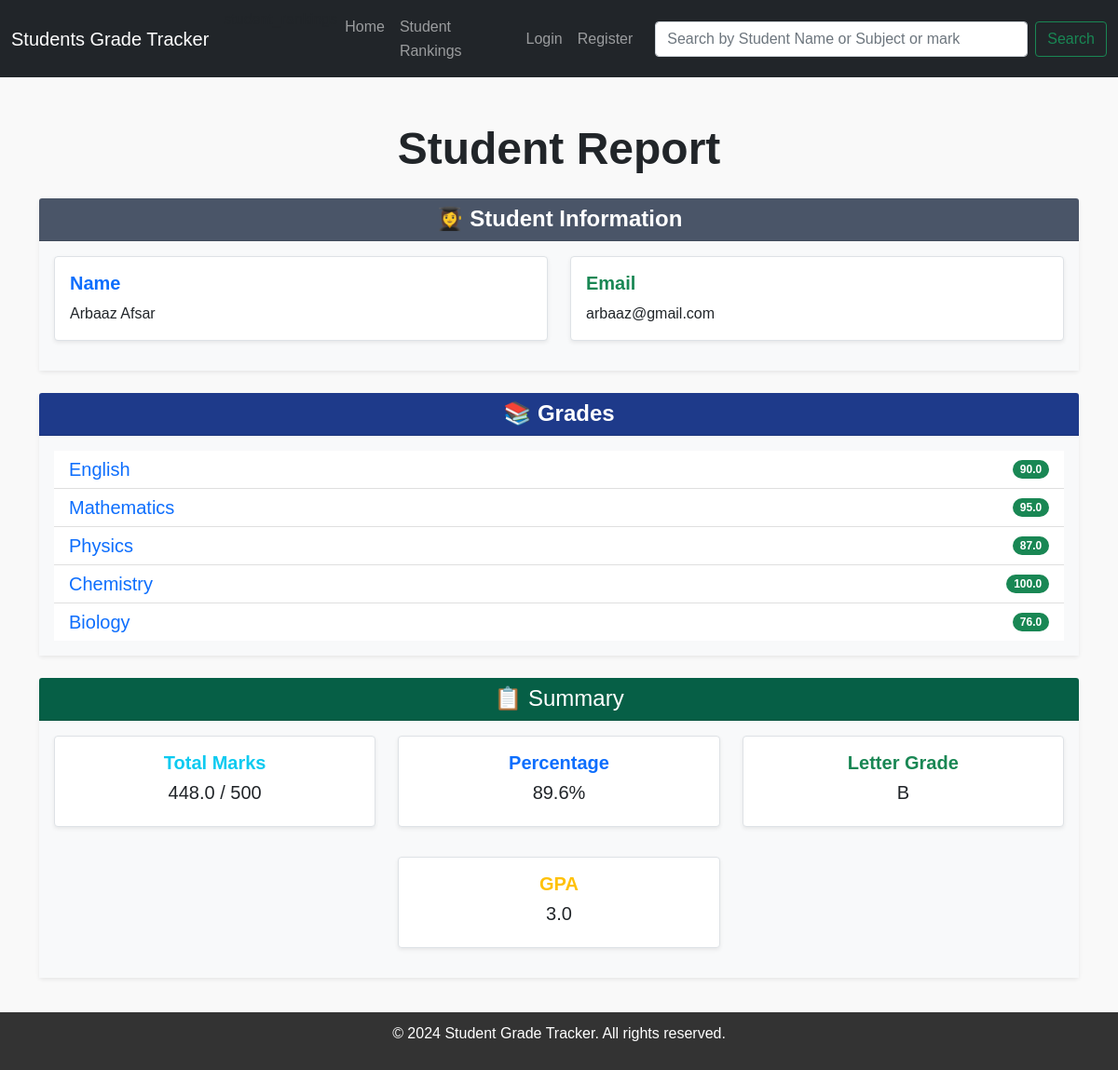
The page /student/2/ on the database its author committed.
### grades/models.py (models this page shows, shortened)
class Student(models.Model):
    user = models.OneToOneField(User, on_delete=models.CASCADE, related_name='grades_student', blank=True,null= True)
    name = models.CharField(max_length=100)
    email = models.EmailField(unique=True)

class Grade(models.Model):
    student = models.ForeignKey(Student, on_delete=models.CASCADE, related_name='grades')
    subject = models.ForeignKey(Subject, on_delete=models.CASCADE)
    grade = models.FloatField()
    class Meta:
        unique_together = ('student', 'subject')

class Subject(models.Model):
    name = models.CharField(max_length=100)

### grades/views.py (the view)
# urls.py: path('student/<int:student_id>/', views.student_report, name='student_report'),
def student_report(request, student_id):
    student = get_object_or_404(Student, id=student_id)
    grades = Grade.objects.filter(student=student)
    total_grades = round(sum(grade.grade for grade in grades), 2)
    total_possible_marks = len(grades) * 100
    average_grade = total_grades / len(grades) if grades else 0
    percentage = (total_grades / total_possible_marks) * 100 if total_possible_marks > 0 else 0
    if average_grade >= 90:
        letter_grade = 'A'
    elif average_grade >= 80:
        letter_grade = 'B'
    elif average_grade >= 70:
        letter_grade = 'C'
    elif average_grade >= 60:
        letter_grade = 'D'
    else:
        letter_grade = 'F'
    if average_grade >= 90:
        gpa = 4.0
    elif average_grade >= 80:
        gpa = 3.0
    elif average_grade >= 70:
        gpa = 2.0
    elif average_grade >= 60:
        gpa = 1.0
    else:
        gpa = 0.0
    return render(request, 'student_report.html', {
        'student': student,
        'grades': grades,
        'total_grades': total_grades,
        'total_possible_marks': total_possible_marks,
        'average': average_grade,
        'percentage': round(percentage, 2),
        'letter_grade': letter_grade,
        'gpa': gpa
    })

### grades/templates/student_report.html (shortened to what this page needs)
{% extends 'base.html' %}
{% block content %}
<div class="container my-5">
    <div class="text-center mb-4">
        <h1 class="display-5 fw-bold">Student Report</h1>
    </div>
<div class="card shadow-sm border-0 mb-4">
    <div class="card-header text-white text-center" style="background-color: #4A5568;">
        <h2 class="h4 mb-0 fw-bold">👩‍🎓 Student Information</h2>
    </div>
    <div class="card-body bg-light">
        <div class="row align-items-center">
            <div class="col-md-6 mb-3">
                <div class="p-3 border rounded bg-white shadow-sm">
                    <h5 class="text-primary fw-bold">Name</h5>
                    <p class="text-dark mb-0">{{ student.name }}</p>
                </div>
            </div>
            <div class="col-md-6 mb-3">
                <div class="p-3 border rounded bg-white shadow-sm">
                    <h5 class="text-success fw-bold">Email</h5>
                    <p class="text-dark mb-0">{{ student.email }}</p>
                </div>
            </div>
        </div>
    </div>
</div>
<div class="card mb-4 shadow-sm border-0">
    <div class="card-header text-white text-center" style="background-color: #1e3a8a;">
        <h2 class="h4 mb-0 fw-bold">📚 Grades</h2>
    </div>
    <div class="card-body bg-light">
        <ul class="list-group list-group-flush">
            {% for grade in grades %}
                <li class="list-group-item d-flex justify-content-between align-items-center">
                    <div>
                        <h5 class="mb-0 text-primary">{{ grade.subject.name }}</h5>
                    </div>
                    <span class="badge bg-success rounded-pill">{{ grade.grade }}</span>
                </li>
            {% empty %}
                <li class="list-group-item text-center text-muted">
                    <i class="bi bi-exclamation-circle"></i> No grades available.
                </li>
            {% endfor %}
        </ul>
    </div>
</div>
<div class="card shadow-sm mb-4 border-0">
    <div class="card-header text-white" style="background-color: #065F46;">
        <h2 class="h4 mb-0 text-center">📋 Summary</h2>
    </div>
    <div class="card-body bg-light">
        <div class="row align-items-center">
            <div class="col-md-4 text-center mb-3">
                <div class="p-3 border rounded bg-white shadow-sm">
                    <h5 class="text-info fw-bold">Total Marks</h5>
                    <p class="h5 text-dark">{{ total_grades }} / {{ total_possible_marks }}</p>
                </div>
            </div>
            <div class="col-md-4 text-center mb-3">
                <div class="p-3 border rounded bg-white shadow-sm">
                    <h5 class="text-primary fw-bold">Percentage</h5>
                    <p class="h5 text-dark">{{ percentage }}%</p>
                </div>
            </div>
            <div class="col-md-4 text-center mb-3">
                <div class="p-3 border rounded bg-white shadow-sm">
                    <h5 class="text-success fw-bold">Letter Grade</h5>
                    <p class="h5 text-dark">{{ letter_grade }}</p>
                </div>
            </div>
        </div>
        <div class="row align-items-center mt-3">
            <div class="col-md-4 offset-md-4 text-center mb-3">
                <div class="p-3 border rounded bg-white shadow-sm">
                    <h5 class="text-warning fw-bold">GPA</h5>
                    <p class="h5 text-dark">{{ gpa }}</p>
                </div>
            </div>
        </div>
    </div>
</div>
</div>
<br>
<br>
{% endblock %}

### grades/templates/base.html (style rules this page uses)
body { font-family: Arial, sans-serif; line-height: 1.6; margin: 0; padding: 0; background-color: #f9f9f9; }

### rows shown on the page
Student: name "Arbaaz Afsar", email "arbaaz@gmail.com"
Grade: subject.name "English", grade "90.0"
Grade: subject.name "Mathematics", grade "95.0"
Grade: subject.name "Physics", grade "87.0"
Grade: subject.name "Chemistry", grade "100.0"
Grade: subject.name "Biology", grade "76.0"

### other values the page prints
{{ total_grades }} "448.0"
{{ total_possible_marks }} "500"
{{ percentage }} "89.6"
{{ letter_grade }} "B"
{{ gpa }} "3.0"
